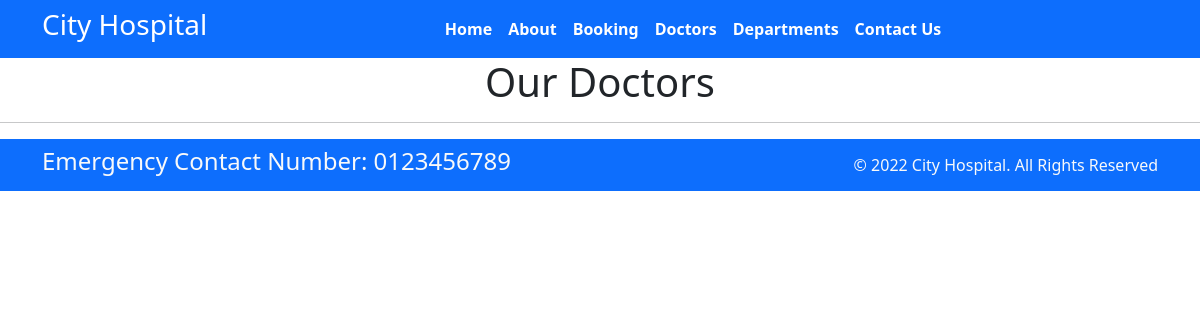
/doctors/, run on an earlier commit of the app's database.
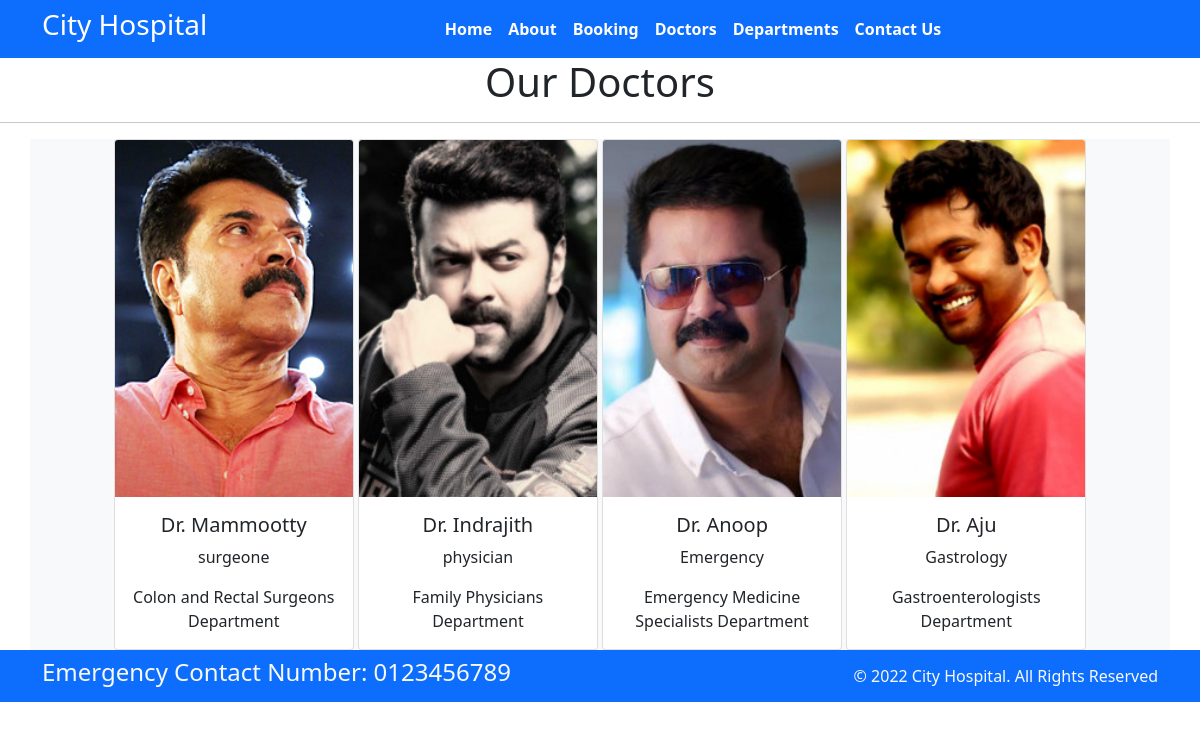
And on a later commit of the database.
### home/models.py (models this page shows)
class Doctors(models.Model):
    doc_name=models.CharField(max_length=255)
    doc_spec=models.CharField(max_length=255)
    dep_name=models.ForeignKey(Departments,on_delete=models.CASCADE)
    doc_image=models.ImageField(upload_to='doctors')

class Departments(models.Model):
    dep_name=models.CharField(max_length=100)
    dep_description=models.TextField()
    def __str__(self):
        return self.dep_name

### home/views.py (the view)
# urls.py: path('doctors/',views.doctors,name='doctors'),
def  doctors(request):
    dict_docs={
        'doctors':Doctors.objects.all()
    }
    return render(request,'doctors.html',dict_docs)

### templates/doctors.html (shortened to what this page needs)
{% extends 'base.html'%}
{% block content %}
<h1 class="text-center"> Our Doctors </h1>
<hr>
<div class="container text-center bg-light">
    {% for d in doctors%}
    <div class="card" style="width: 15rem; mx=3; my=3; display:inline-block;">
        <img class="card-img-top" src="{{d.doc_image.url}}" alt="Card image cap">
        <div class="card-body">
          <h5 class="card-title">Dr. {{d.doc_name}}</h5>
          <p class="card-text">{{d.doc_spec}}</p>
          <p class="card-text">{{d.dep_name}} Department</p>
        </div>
      </div>
    {% endfor %}
</div>
{% endblock %}

### templates/base.html (shortened to what this page needs)
{% load static %}
<!DOCTYPE html>
<html>
  <head>
    <link rel="stylesheet"
      href=" https://cdn.jsdelivr.net/npm/bootstrap@5.1.3/dist/css/bootstrap.min.css ">
    <link rel="stylesheet"
      href="https://use.fontawesome.com/releases/v5.2.0/css/all.css">
      <link rel="stylesheet"
      href="{% static  '/css/style.css' %}">
  </head>
  <body>
    <nav class="navbar bg-primary navbar-expand-md ">
      <div class="container">
        <div class="col-2 text-left pl-md-0">
          <h3 class="text-white"> City Hospital </h3>
        </div>
        <div
          class="collapse navbar-collapse justify-content-center col-md-8 navbar-collapse-3">
          <ul class="navbar-nav justify-content-center  fw-bold">
            <li class="nav-item active">
              <a class="nav-link text-white" href="{% url 'home' %}">Home </a>
            </li>
            <li class="nav-item">
              <a class="nav-link text-white" href="{% url 'about' %}">About</a>
            </li>
            <li class="nav-item">
              <a class="nav-link text-white" href="{% url 'bookings' %}">Booking</a>
            </li>
            <li class="nav-item">
              <a class="nav-link text-white" href="{% url 'doctors' %}">Doctors</a>
            </li>
			 <li class="nav-item">
              <a class="nav-link text-white" href="{% url 'departments' %}">Departments</a>
            </li>
            <li class="nav-item">
              <a class="nav-link text-white" href="{% url 'contact' %}">Contact Us</a>
            </li>
          </ul>
        </div>
      </div>
    </nav>
    {% block content %}{% endblock %}
    <section >
      <footer class="pt-2 pb-2  bg-primary text-light">
        <div class="container">
          <div class="row align-items-center">
            <div class="col-12 col-md-8">
              <h4>Emergency Contact Number: 0123456789</h4>
            </div>
            <div class="col-12 col-md-4 mt-4 mt-md-0 text-center text-md-end">
              © 2022 City Hospital. All Rights Reserved
            </div>
          </div>
        </div>
      </footer>
    </section>
  </body>
</html>

What changed in the data, as far as the page shows it:
added Doctors: doc_image (picture), doc_name "Mammootty", doc_spec "surgeone", dep_name "Colon and Rectal Surgeons"
added Doctors: doc_image (picture), doc_name "Indrajith", doc_spec "physician", dep_name "Family Physicians"
added Doctors: doc_image (picture), doc_name "Anoop", doc_spec "Emergency", dep_name "Emergency Medicine Specialists"
added Doctors: doc_image (picture), doc_name "Aju", doc_spec "Gastrology", dep_name "Gastroenterologists"
